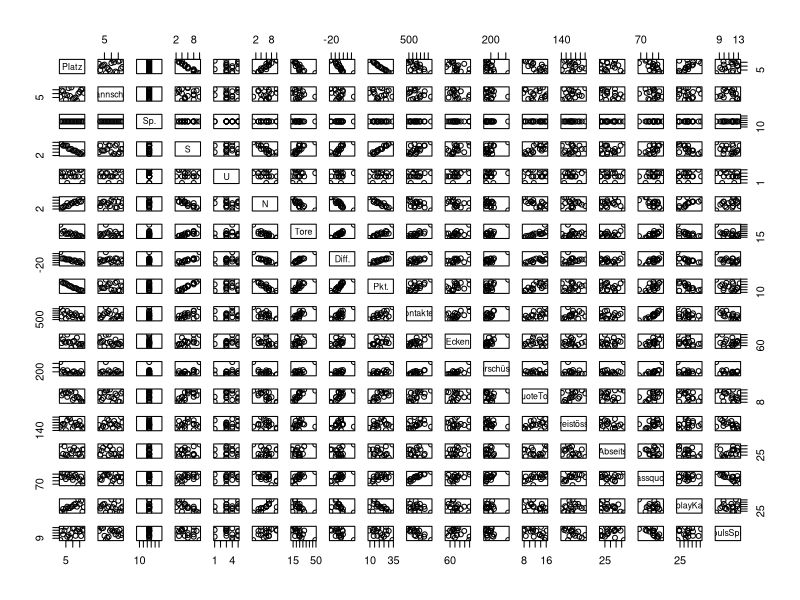
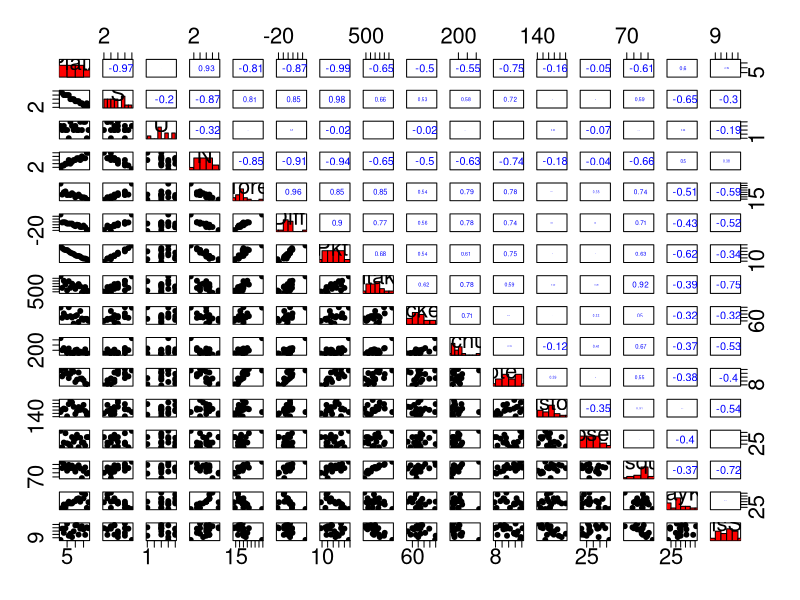

The R source for these figures, in order:
bundesliga = read.csv(
  "Day 2/Bundesliga22_Halbzeit.csv",
  sep = ";",
  stringsAsFactors = TRUE,
  colClasses = c(
    "numeric",
    "factor",
    "numeric",
    "numeric",
    "numeric",
    "numeric",
    "numeric",
    "numeric",
    "numeric",
    "numeric",
    "numeric",
    "numeric",
    "numeric",
    "numeric",
    "numeric",
    "numeric",
    "numeric",
    "numeric"
  ),
  dec = ","
)
bundesliga
summary(bundesliga)

plot(bundesliga)

# definition of histogram panels
panel.hist = function(x, ...)
{
  usr = par("usr")
  on.exit(par(usr))
  par(usr = c(usr[1:2], 0, 1.5))
  h = hist(x, plot = FALSE)
  breaks = h$breaks
  nB = length(breaks)
  y = h$counts
  y = y / max(y)
  rect(breaks[-nB], 0, breaks[-1], y, col = "red", ...)
}

# definition of correlation panels
panel.cor = function(x,
                     y,
                     digits = 2,
                     prefix = " ",
                     ...)
{
  usr = par("usr")
  on.exit(par(usr))
  par(usr = c(0, 1, 0, 1))
  r = round(cor(x, y), digits = digits)
  txt = format(r, digits = digits)
  txt = paste(prefix, txt, sep = " ")
  text(0.5, 0.5, txt, cex = 0.8 *r, col = "blue")
}

# definition of the panels
panel = function (x, y, ...) {
  points(x, y, ...)
  abline(lm(y ~ x), col = "blue")
}

# print the diagrams
pairs(
  bundesliga[,-c(2:3)],
  #panel = panel,
  pch = 19,
  cex.labels = 2,
  cex.axis = 2,
  diag.panel = panel.hist,
  upper.panel = panel.cor
)
